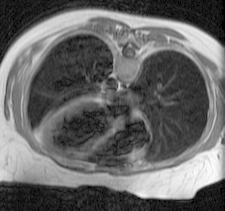
%> input picture Assignment3/edgedetection/chest.pgm, 225 x 211 px
$ octave --eval "displayBoundaryExtraction(imread('chest.pgm'));"   (GNU Octave 9; MATLAB toolbox functions it lacks are replaced by stand-ins)
%> lines starting %> are read from the running program, lines starting %| are printed output that depends on the picture; in (x1, y1, x2, y2) boxes, pixels count from 0 and x2, y2 are one past the last pixel; in counts of white or black regions, pixels touching at a corner belong together; the program's own positions count from 1
### Assignment3/edgedetection/boundaryExtraction.m
function [ outImage ] = boundaryExtraction( imageMatrix, acceptanceValue )
%> called with acceptanceValue = 0.45
%EDGEEXTRACTION Summary of this function goes here
%   Detailed explanation goes here
    if(nargin < 2)
        acceptanceValue = 0.5;
    end

    binaryImage = imageMatrix > acceptanceValue;
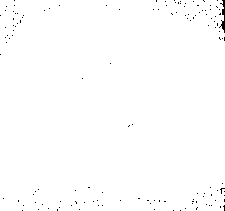
%> binaryImage: size 211x225 logical; 99.4% white; black in thin lines or dots

    structuringElement = [...
        1 1 1;...
        1 1 1;...
        1 1 1];

    outImage = imerode(binaryImage, structuringElement);
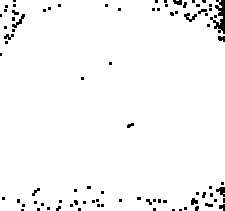
%> outImage: size 211x225 logical; 97% white; 86 black regions (71 under 20 px), largest, box (x1, y1, x2, y2) and area: (210, 0, 225, 34) 231, (184, 13, 197, 22) 56, (12, 14, 25, 28) 56
    outImage = binaryImage - outImage;
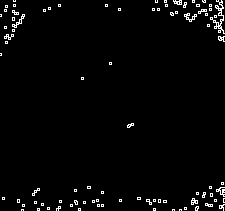
%> outImage: size 211x225 double; values 0 (black) and 1 (white), 2.4% white in thin lines or dots
end

### Assignment3/edgedetection/displayBoundaryExtraction.m
function [ ] = displayBoundaryExtraction( image )
%DISPLAYBOUNDARYEXTRACTION Summary of this function goes here
%   Detailed explanation goes here
    im = boundaryExtraction(image, 0.45);
    figure('name', 'edge_extraction');
    imshow(im);
end
